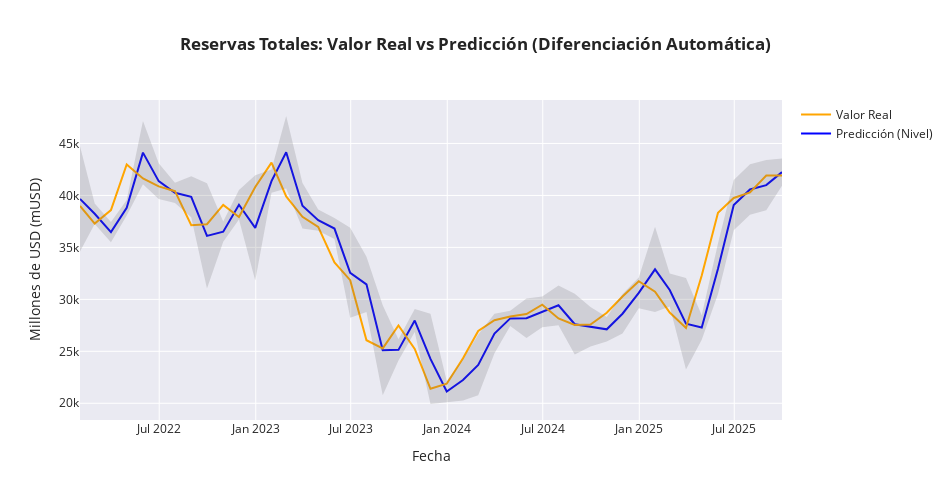

The cell this chart's notebook holds for it:
### Code cell
# 1. Ya NO necesitas shift(1) ni sumar nada. 
# Las predicciones ya están en el nivel real de reservas.
# ==============================================================================
pred_niveles  = predicciones['pred']
real_niveles  = df.loc[predicciones.index, 'reservas_musd']

# Si calculaste intervalos de confianza en el backtesting, úsalos así:
# (Si no los calculaste, estas líneas darán error, puedes comentarlas)
if 'lower_bound' in predicciones.columns:
    lower_niveles = predicciones['lower_bound']
    upper_niveles = predicciones['upper_bound']

# 2. Generar el gráfico (el resto del código de Plotly es casi igual)
# ==============================================================================
fig = go.Figure([
    # 1. Línea de Predicción Puntual
    go.Scatter(
        name = 'Predicción (Nivel)', 
        x    = predicciones.index, 
        y    = pred_niveles, 
        mode = 'lines',
        line = dict(color='blue', width=2)
    ),
    # 2. Línea de Valor Real
    go.Scatter(
        name = 'Valor Real', 
        x    = predicciones.index, 
        y    = real_niveles, 
        mode = 'lines',
        line = dict(color='orange', width=2)
    )
])

# 3. Agregar el sombreado solo si existen los intervalos
if 'lower_bound' in predicciones.columns:
    fig.add_traces([
        go.Scatter(
            name='Intervalo Superior', x=predicciones.index, y=upper_niveles,
            mode='lines', line=dict(width=0), showlegend=False
        ),
        go.Scatter(
            name='Intervalo Inferior', x=predicciones.index, y=lower_niveles,
            mode='lines', line=dict(width=0), fillcolor='rgba(100, 100, 100, 0.2)',
            fill='tonexty', showlegend=False
        )
    ])

# Configuración del diseño (Actualizamos el título)
fig.update_layout(
    title       = '<b>Reservas Totales: Valor Real vs Predicción (Diferenciación Automática)</b>',
    xaxis_title = "Fecha",
    yaxis_title = "Millones de USD (mUSD)",
    width       = 950,
    height      = 500,
    template    = "seaborn",
    hovermode   = "x unified"
)

fig.show()
